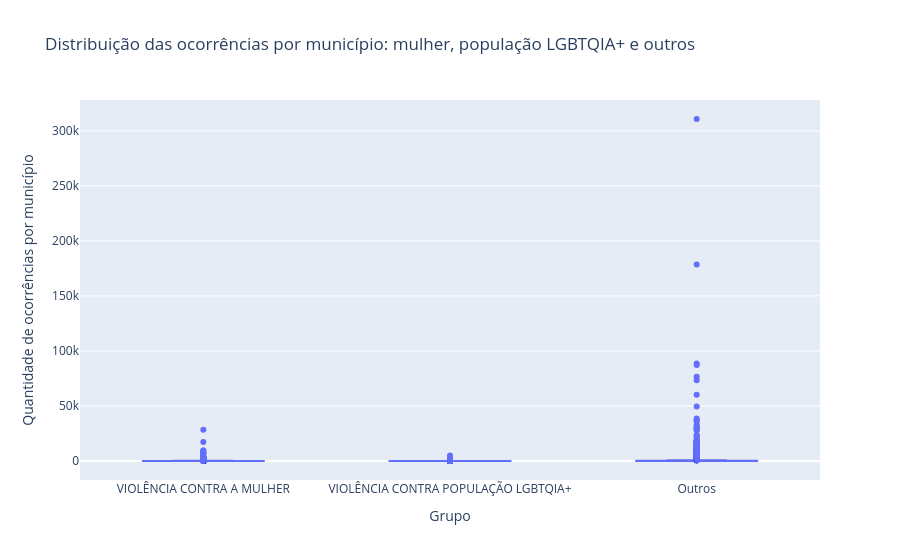

Notebook cell for this chart:
### Markdown cell above
bosplot de iolências cometidas contra os grupos pro município

### Code cell
grupos_destacados_municipio = {
    "VIOLÊNCIA CONTRA A MULHER",
    "VIOLÊNCIA CONTRA POPULAÇÃO LGBTQIA+",
}

grupo_vulneravel_por_municipio_plot = (
    disk100_unificado_df.assign(
        Grupo_vulnerável=disk100_unificado_df["Grupo_vulnerável"]
        .fillna("Não informado")
        .astype("string")
        .str.strip()
        .replace("", "Não informado"),
        Município=disk100_unificado_df["Município"]
        .fillna("Não informado")
        .astype("string")
        .str.strip()
        .replace("", "Não informado"),
    )
    .assign(
        grupo_plot=lambda df: df["Grupo_vulnerável"].where(
            df["Grupo_vulnerável"].isin(grupos_destacados_municipio),
            "Outros",
        )
    )
    .groupby(["Município", "grupo_plot"], as_index=False)
    .size()
    .rename(columns={"size": "quantidade"})
)

ordem_grupos_municipio = [
    "VIOLÊNCIA CONTRA A MULHER",
    "VIOLÊNCIA CONTRA POPULAÇÃO LGBTQIA+",
    "Outros",
]

fig = px.box(
    grupo_vulneravel_por_municipio_plot,
    x="grupo_plot",
    y="quantidade",
    category_orders={"grupo_plot": ordem_grupos_municipio},
    points="outliers",
    title="Distribuição das ocorrências por município: mulher, população LGBTQIA+ e outros",
    labels={"grupo_plot": "Grupo", "quantidade": "Quantidade de ocorrências por município"},
)
fig.show()

grupo_vulneravel_por_municipio_plot

### Figure 1 — Plotly figure (JSON) as saved in the notebook; plotly's stock layout.template omitted (floating-point values rounded to 4 significant figures; data arrays with more than 128 entries replaced by an {"elided": "..."} marker saying what was removed)
{"data": [{"alignmentgroup": "True", "boxpoints": "outliers", "hovertemplate": "Grupo=%{x}<br>Quantidade de ocorrências por município=%{y}<extra></extra>", "legendgroup": "", "marker": {"color": "#636efa"}, "name": "", "notched": false, "offsetgroup": "", "orientation": "v", "showlegend": false, "type": "box", "x": {"elided": "10215 str values"}, "x0": " ", "xaxis": "x", "y": {"elided": "10215 int values"}, "y0": " ", "yaxis": "y"}], "layout": {"boxmode": "group", "legend": {"tracegroupgap": 0}, "title": {"text": "Distribuição das ocorrências por município: mulher, população LGBTQIA+ e outros"}, "xaxis": {"anchor": "y", "categoryarray": ["VIOLÊNCIA CONTRA A MULHER", "VIOLÊNCIA CONTRA POPULAÇÃO LGBTQIA+", "Outros"], "categoryorder": "array", "domain": [0, 1], "title": {"text": "Grupo"}}, "yaxis": {"anchor": "x", "domain": [0, 1], "title": {"text": "Quantidade de ocorrências por município"}}}}
